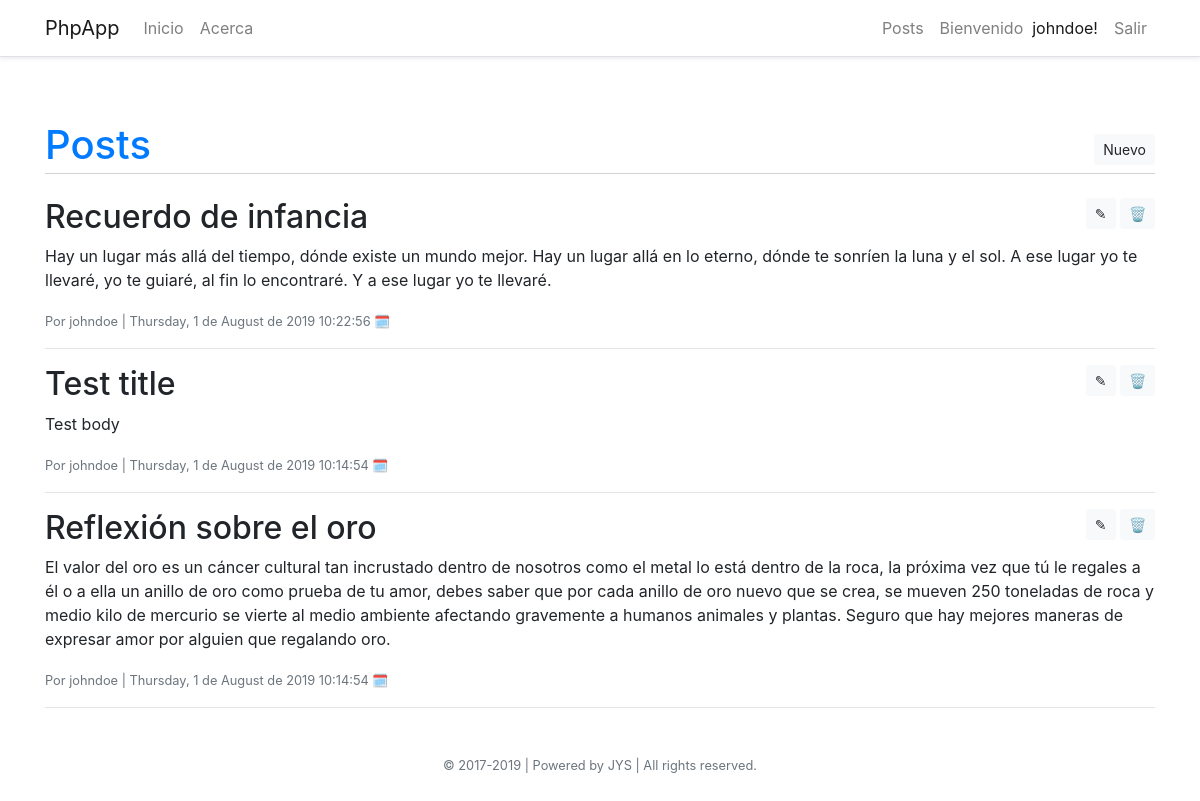
The app's page /public/post.php (signed in) with its own data.
### tables this page shows
CREATE TABLE post (
	id INT UNSIGNED NOT NULL AUTO_INCREMENT PRIMARY KEY,
	author_id INT UNSIGNED NOT NULL,
	created_on INT(11) NOT NULL,
	last_modified_on DATETIME NOT NULL,
	title VARCHAR(255) NOT NULL,
	body TEXT NOT NULL,
	FOREIGN KEY (author_id) REFERENCES user (user_id)
);

CREATE TABLE user (
	user_id INT UNSIGNED NOT NULL AUTO_INCREMENT PRIMARY KEY,
	last_name VARCHAR(50) NOT NULL,
	first_name VARCHAR(50) NOT NULL,
	user_name VARCHAR(50) NOT NULL,
	user_email VARCHAR(50) NOT NULL,
	password VARCHAR(255) NOT NULL,
	activation CHAR(32) NOT NULL,
	created_on DATETIME NOT NULL,
	last_modified_on DATETIME NOT NULL,
    deleted TINYINT(1) NOT NULL DEFAULT 0,
    UNIQUE KEY user_email_unique (user_email),
    UNIQUE KEY user_name_unique (user_name)
);

### public/post.php (called while the page is built, shortened)
<?php
$q = 'SELECT p.id, p.title, p.body, p.created_on, p.author_id, u.user_name
        FROM post p JOIN user u ON p.author_id = u.user_id
        ORDER BY p.created_on DESC;';
$data = [
    'title' => 'Publicaciones',
    'posts' => query($q)
];
render("post/index", $data);

### views/post/index.phtml (the view, shortened to what this page needs)
<section class="content">
    <header class="mb-4">
        <h1 class="text-primary">Posts</h1>
        <?php if (isset($_SESSION['user_id'])): ?>
        <a href="create.php" class="btn btn-light btn-sm mb-2">Nuevo</a>
        <?php endif ?>
    </header>
    <?php foreach ($posts as $post): ?>
        <div class="row">
            <div class="col-md-10">
                <h2 class=""><?= $post['title']; ?></h2>
            </div>
            <div class="col-md-2">
                <?php
                $user = isset($_SESSION['user_id']) ? $_SESSION['user_id'] : false;
                if($user == $post['author_id']): ?>
                <div class="float-right">
                    <a href="update.php?id=<?= $post['id'] ?>" class="btn btn-light btn-sm" title="Editar">&#9998;</a>
                    <form action="delete.php" method="POST" class="d-inline">
                        <button type="submit" class="btn btn-light btn-sm" onclick="return confirm('¿Estás absolutamente seguro que quieres eliminar el post <?= htmlspecialchars( $post['title'] ) ?>?')" title="Eliminar">&#128465;</button>
                    </form>
                </div>
                <?php endif ?>
            </div>
        </div>
        <div class="row">
            <div class="col-md-12">
                <p><?= nl2br($post['body']); ?></p>
                <span class="text-muted small"><?= 'Por ' . $post['user_name'] . ' | '  .  strftime('%A, %e de %B de %Y %H:%M:%S', $post['created_on']) ?> &#128467;</span>
            </div>
        </div>
        <hr>
    <?php endforeach ?>
</section>

### includes/functions.php (shortened to what this page needs)
<?php
function query() {
	$sql = func_get_arg(0);
	$parameters = array_slice(func_get_args(), 1);
	static $conn;
	if (!isset($conn)) {
		try {
			$conn = new PDO(
				'mysql:host=' . SERVER . ';dbname=' . DATABASE,
				USERNAME,
				PASSWORD,
				array(
					PDO::ATTR_PERSISTENT => true,
					PDO::MYSQL_ATTR_INIT_COMMAND => "SET CHARACTER SET 'utf8'",
					PDO::ATTR_ERRMODE => PDO::ERRMODE_EXCEPTION
				)
			);
		} catch (Exception $e) {
			trigger_error($e->getMessage(), E_USER_ERROR);
			exit;
		}
	}
	$pattern = "
	/(?:'[^'\\\\]*(?:(?:\\\\.|'')[^'\\\\]*)*'
	| \"[^\"\\\\]*(?:(?:\\\\.|\"\")[^\"\\\\]*)*\"
	| `[^`\\\\]*(?:(?:\\\\.|``)[^`\\\\]*)*`
	)(*SKIP)(*F)| \?/x";
	$patterns = [];
	$replacements = [];
	$M = count($parameters);
	for ($i = 0, $n = $M; $i < $n; $i++) {
	    array_push($patterns, $pattern);
	    array_push($replacements, preg_quote($conn->quote($parameters[$i])));
	}
	$query = preg_replace($patterns, $replacements, $sql, 1);
	$statement = $conn->query($query);
	if ($statement->columnCount() > 0) {
	    return $statement->fetchAll(PDO::FETCH_ASSOC);
	}
	else {
	    return ($statement->rowCount() == 1);
	}
}
function render($template, $values = [])
{
    if (file_exists('../views/' . $template . '.phtml'))
    {
        extract($values);
        require('../views/inc/header.phtml');
        require('../views/' . $template . '.phtml');
        require('../views/inc/footer.phtml');
        exit;
    }
    else
    {
    	trigger_error('Invalid view: ' . $template . '.phtml', E_USER_ERROR);
    }
}

### views/inc/header.phtml (shortened to what this page needs)
<!DOCTYPE html>
<html lang="en">
    <head>
    	<link rel="stylesheet" href="https://stackpath.bootstrapcdn.com/bootstrap/4.3.1/css/bootstrap.min.css">
	    <link rel="stylesheet" type="text/css" href="css/material.css">
        <link rel="stylesheet" type="text/css" href="css/styles.css">
    </head>
    <body>
        <?php
            require_once 'navbar.phtml';
        ?>
    	<main role="main" class="container my-5">

### views/inc/navbar.phtml (shortened to what this page needs)
<nav class="navbar navbar-expand-md navbar-light border-bottom shadow-sm">
    <div class="container">
        <a class="navbar-brand" href="index.php">PhpApp</a>
        <div class="collapse navbar-collapse" id="navbar">
            <ul class="navbar-nav mr-auto">
                <li class="nav-item"><a class="nav-link" href="index.php">Inicio <span class="sr-only">(current)</span></a></li>
                <li class="nav-item"><a class="nav-link" href="about.php">Acerca</a></li>
            </ul>
            <?php if (isset( $_SESSION['user_id'] )): ?>
            <ul class="navbar-nav ml-auto">
                <li class="nav-item"><a class="nav-link" href="post.php">Posts</a></li>
                <span class="navbar-text mx-md-2">Bienvenido &nbsp;<span style="color: rgba(0,0,0,.9);"><?= htmlspecialchars($_SESSION['user_name']) ?>!</span></span>
                <li class="nav-item"><a class="nav-link" href="logout.php">Salir</a></li>
            </ul>
            <?php endif ?>
        </div>
    </div>
</nav>

### views/inc/footer.phtml (shortened to what this page needs)
    	</main>
    	<footer class="small text-center text-muted mb-5">
    		<p class="">&copy; 2017-<?= htmlspecialchars( date("Y") ) ?> | Powered by JYS | All rights reserved.</p>
    	</footer>
    </body>
</html>

### views/post/index.phtml (style rules this page uses)
.content > header { border-bottom: 1px solid lightgray; display: flex; align-items: flex-end; }
.content > header h1 { flex: auto; margin: 1rem 0 0.25rem 0; }

### records on screen
post: title "Recuerdo de infancia", body "Hay un lugar más allá del tiempo, dónde existe un mundo mejor. Hay un lugar allá en lo eterno, dónde te sonríen la luna y el sol. A ese lugar yo te llevaré, yo te guiaré, al fin lo encontraré. Y a ese lugar yo te llevaré.", author.user_name "johndoe", created_on "Thursday, 1 de August de 2019 10:22:56"
post: title "Test title", body "Test body", author.user_name "johndoe", created_on "Thursday, 1 de August de 2019 10:14:54"
post: title "Reflexión sobre el oro", body "El valor del oro es un cáncer cultural tan incrustado dentro de nosotros como el metal lo está dentro de la roca, la próxima vez que tú le regales a él o a ella un anillo de oro como prueba de tu amor, debes saber que por cada anillo de oro nuevo que se crea, se mueven 250 toneladas de roca y medio kilo de mercurio se vierte al medio ambiente afectando gravemente a humanos animales y plantas. Seguro que hay mejores maneras de expresar amor por alguien que regalando oro.", author.user_name "johndoe", created_on "Thursday, 1 de August de 2019 10:14:54"

### other values on screen
$_SESSION['user_name'] "johndoe"
